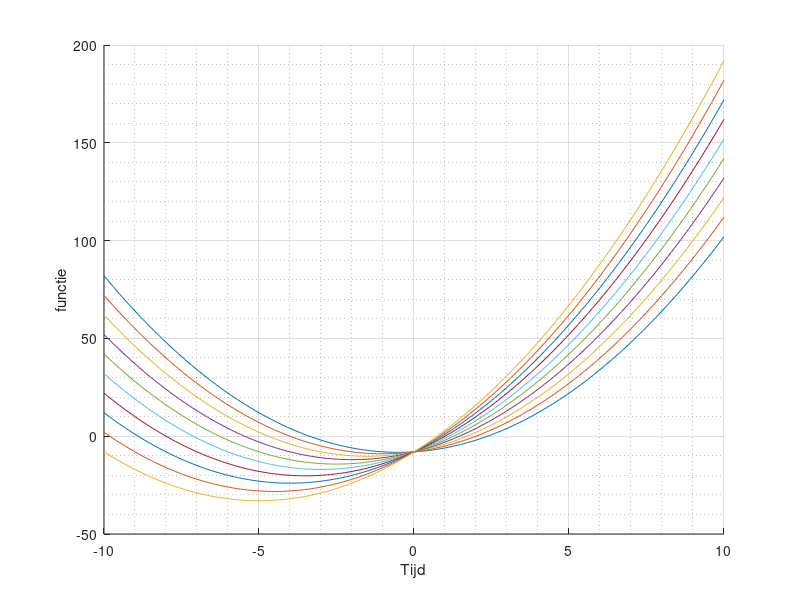

This chart was generated by the following MATLAB code:
n = 10;
t = -n:0.1:n;
hold on;
for i = 1:10
    functie = t.^2+i*t-10+2;
    plot(t,functie)
end
grid on
grid minor
xlabel('Tijd')
ylabel('functie')

